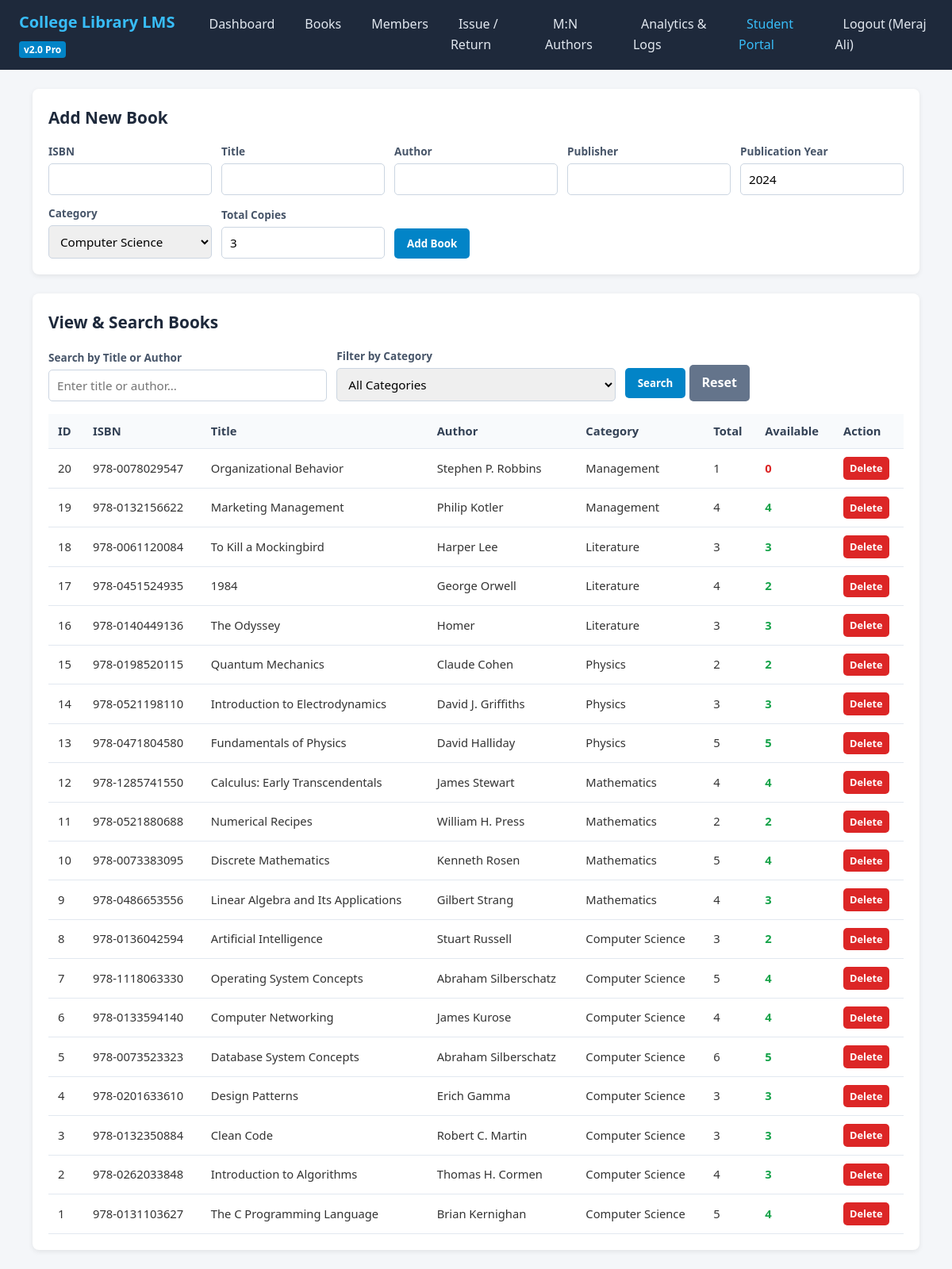
Screenshot of /books.php (signed in) with the database file from the repository.
### tables this page shows
CREATE TABLE `book` (
  `book_id` int(11) NOT NULL,
  `isbn` varchar(20) NOT NULL,
  `title` varchar(200) NOT NULL,
  `author` varchar(150) NOT NULL,
  `publisher` varchar(150) NOT NULL,
  `pub_year` int(11) NOT NULL,
  `category_id` int(11) NOT NULL,
  `total_copies` int(11) NOT NULL CHECK (`total_copies` >= 0),
  `available_copies` int(11) NOT NULL CHECK (`available_copies` >= 0)
);

CREATE TABLE `category` (
  `category_id` int(11) NOT NULL,
  `category_name` varchar(100) NOT NULL
);

### books.php (the view, shortened to what this page needs)
<?php
require_once 'db.php';
$search = trim($_GET['search'] ?? '');
$sql = "SELECT b.*, c.category_name FROM book b JOIN category c ON b.category_id = c.category_id WHERE 1=1";
$sql .= " ORDER BY b.book_id DESC";
$stmt = $conn->prepare($sql);
$stmt->execute();
$books = $stmt->get_result();
$categories = $conn->query("SELECT * FROM category ORDER BY category_name");
?>
<!DOCTYPE html>
<html lang="en">
<head>
    <link rel="stylesheet" href="style.css">
</head>
<body>
<div class="container">
    <div class="section-box">
        <h2>Add New Book</h2>
        <form method="POST" class="grid-form">
            <div><label>ISBN</label><input type="text" name="isbn" required></div>
            <div><label>Title</label><input type="text" name="title" required></div>
            <div><label>Author</label><input type="text" name="author" required></div>
            <div><label>Publisher</label><input type="text" name="publisher" required></div>
            <div><label>Publication Year</label><input type="number" name="pub_year" min="1900" max="2026" value="2024" required></div>
            <div>
                <label>Category</label>
                <select name="category_id" required>
                    <?php while ($c = $categories->fetch_assoc()): ?>
                        <option value="<?= $c['category_id'] ?>"><?= htmlspecialchars($c['category_name']) ?></option>
                    <?php endwhile; ?>
                </select>
            </div>
            <div><label>Total Copies</label><input type="number" name="total_copies" min="1" value="3" required></div>
            <div><button type="submit" name="add_book">Add Book</button></div>
        </form>
    </div>
    <div class="section-box">
        <h2>View & Search Books</h2>
        <form method="GET" class="grid-form" style="margin-bottom: 16px;">
            <div>
                <label>Search by Title or Author</label>
                <input type="text" name="search" value="<?= htmlspecialchars($search) ?>" placeholder="Enter title or author...">
            </div>
            <div>
                <label>Filter by Category</label>
                <select name="category_id">
                    <option value="0">All Categories</option>
                </select>
            </div>
            <div><button type="submit">Search</button> <a href="books.php" class="btn" style="background:#64748b;">Reset</a></div>
        </form>
        <table>
            <thead>
                <tr>
                    <th>ID</th>
                    <th>ISBN</th>
                    <th>Title</th>
                    <th>Author</th>
                    <th>Category</th>
                    <th>Total</th>
                    <th>Available</th>
                    <th>Action</th>
                </tr>
            </thead>
            <tbody>
                <?php while ($b = $books->fetch_assoc()): ?>
                <tr>
                    <td><?= $b['book_id'] ?></td>
                    <td><?= htmlspecialchars($b['isbn']) ?></td>
                    <td><?= htmlspecialchars($b['title']) ?></td>
                    <td><?= htmlspecialchars($b['author']) ?></td>
                    <td><?= htmlspecialchars($b['category_name']) ?></td>
                    <td><?= $b['total_copies'] ?></td>
                    <td style="font-weight:bold; color: <?= $b['available_copies'] == 0 ? '#dc2626' : '#16a34a' ?>;">
                        <?= $b['available_copies'] ?>
                    </td>
                    <td>
                        <a href="books.php?delete_id=<?= $b['book_id'] ?>" class="btn btn-danger" style="padding:4px 8px;font-size:0.8rem;" onclick="return confirm('Delete this book?')">Delete</a>
                    </td>
                </tr>
                <?php endwhile; ?>
            </tbody>
        </table>
    </div>
</div>
</body>
</html>

### style.css (style rules this page uses)
* { box-sizing: border-box; margin: 0; padding: 0; font-family: 'Segoe UI', Tahoma, Geneva, Verdana, sans-serif; }
body { background-color: #f4f6f9; color: #333; line-height: 1.6; }
.container { max-width: 1150px; margin: 24px auto; padding: 0 16px; }
.section-box { background: #fff; padding: 20px; border-radius: 8px; box-shadow: 0 2px 6px rgba(0,0,0,0.08); margin-bottom: 24px; }
h2 { margin-bottom: 15px; color: #1e293b; font-size: 1.3rem; }
form.grid-form { display: grid; grid-template-columns: repeat(auto-fit, minmax(200px, 1fr)); gap: 12px; align-items: end; }
label { display: block; font-size: 0.85rem; font-weight: 600; margin-bottom: 4px; color: #475569; }
input, select { width: 100%; padding: 9px 10px; border: 1px solid #cbd5e1; border-radius: 5px; font-size: 0.95rem; }
button, .btn { background-color: #0284c7; color: #fff; border: none; padding: 10px 16px; border-radius: 5px; cursor: pointer; font-weight: 600; text-decoration: none; display: inline-block; text-align: center; }
.btn-danger { background-color: #dc2626; }
table { width: 100%; border-collapse: collapse; margin-top: 12px; font-size: 0.92rem; }
table th, table td { padding: 10px 12px; border-bottom: 1px solid #e2e8f0; text-align: left; }
table th { background-color: #f8fafc; color: #334155; font-weight: 600; }

### rows the page displays
book: book_id "20", isbn "978-0078029547", title "Organizational Behavior", author "Stephen P. Robbins", category.category_name "Management", total_copies "1", available_copies "0"
book: book_id "19", isbn "978-0132156622", title "Marketing Management", author "Philip Kotler", category.category_name "Management", total_copies "4", available_copies "4"
book: book_id "18", isbn "978-0061120084", title "To Kill a Mockingbird", author "Harper Lee", category.category_name "Literature", total_copies "3", available_copies "3"
book: book_id "17", isbn "978-0451524935", title "1984", author "George Orwell", category.category_name "Literature", total_copies "4", available_copies "2"
book: book_id "16", isbn "978-0140449136", title "The Odyssey", author "Homer", category.category_name "Literature", total_copies "3", available_copies "3"
book: book_id "15", isbn "978-0198520115", title "Quantum Mechanics", author "Claude Cohen", category.category_name "Physics", total_copies "2", available_copies "2"
book: book_id "14", isbn "978-0521198110", title "Introduction to Electrodynamics", author "David J. Griffiths", category.category_name "Physics", total_copies "3", available_copies "3"
book: book_id "13", isbn "978-0471804580", title "Fundamentals of Physics", author "David Halliday", category.category_name "Physics", total_copies "5", available_copies "5"
book: book_id "12", isbn "978-1285741550", title "Calculus: Early Transcendentals", author "James Stewart", category.category_name "Mathematics", total_copies "4", available_copies "4"
book: book_id "11", isbn "978-0521880688", title "Numerical Recipes", author "William H. Press", category.category_name "Mathematics", total_copies "2", available_copies "2"
book: book_id "10", isbn "978-0073383095", title "Discrete Mathematics", author "Kenneth Rosen", category.category_name "Mathematics", total_copies "5", available_copies "4"
book: book_id "9", isbn "978-0486653556", title "Linear Algebra and Its Applications", author "Gilbert Strang", category.category_name "Mathematics", total_copies "4", available_copies "3"
book: book_id "8", isbn "978-0136042594", title "Artificial Intelligence", author "Stuart Russell", category.category_name "Computer Science", total_copies "3", available_copies "2"
book: book_id "7", isbn "978-1118063330", title "Operating System Concepts", author "Abraham Silberschatz", category.category_name "Computer Science", total_copies "5", available_copies "4"
book: book_id "6", isbn "978-0133594140", title "Computer Networking", author "James Kurose", category.category_name "Computer Science", total_copies "4", available_copies "4"
book: book_id "5", isbn "978-0073523323", title "Database System Concepts", author "Abraham Silberschatz", category.category_name "Computer Science", total_copies "6", available_copies "5"
book: book_id "4", isbn "978-0201633610", title "Design Patterns", author "Erich Gamma", category.category_name "Computer Science", total_copies "3", available_copies "3"
book: book_id "3", isbn "978-0132350884", title "Clean Code", author "Robert C. Martin", category.category_name "Computer Science", total_copies "3", available_copies "3"
book: book_id "2", isbn "978-0262033848", title "Introduction to Algorithms", author "Thomas H. Cormen", category.category_name "Computer Science", total_copies "4", available_copies "3"
book: book_id "1", isbn "978-0131103627", title "The C Programming Language", author "Brian Kernighan", category.category_name "Computer Science", total_copies "5", available_copies "4"

### other values shown
$_SESSION['staff_name'] "Meraj Ali"
form field category_id "Computer Science"
